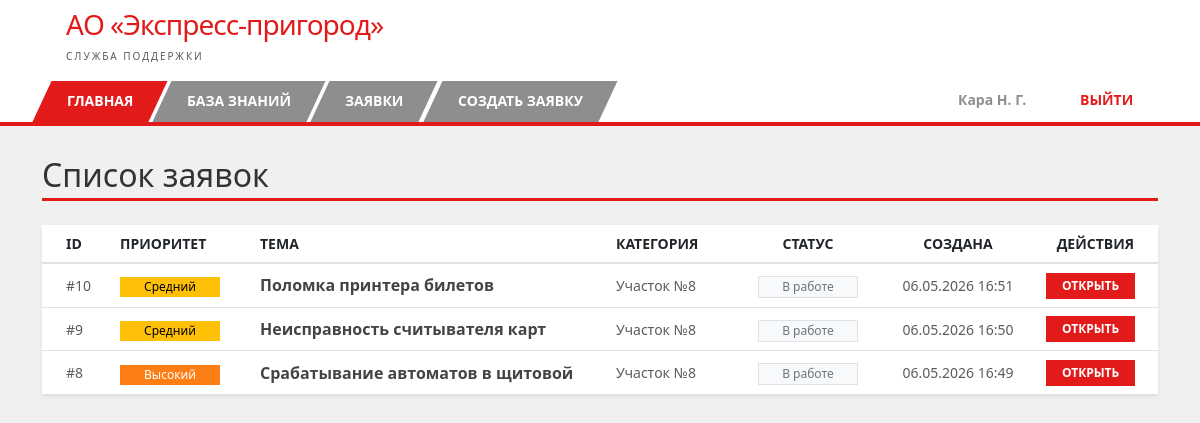
The app's page /tickets/list (signed in), older data.
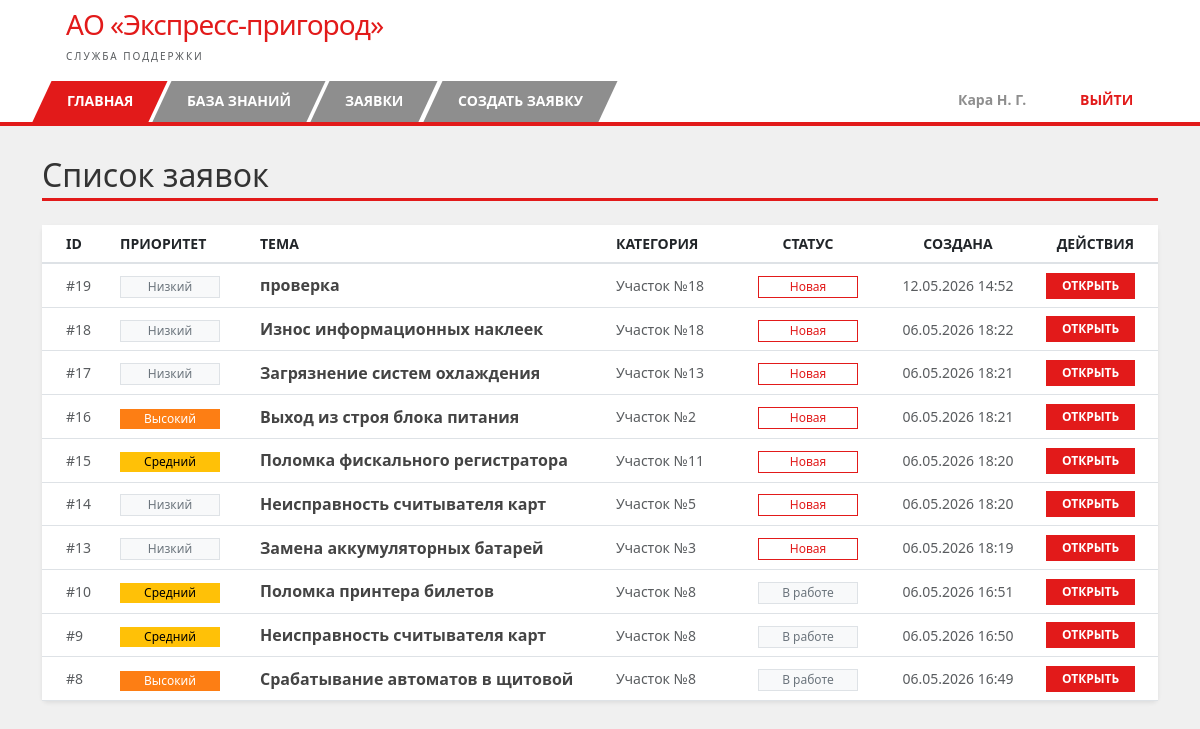
The same page, newer data.
### app/models.py (models this page shows, shortened)
class User(UserMixin, db.Model):
    id = db.Column(db.Integer, primary_key=True)
    username = db.Column(db.String(64), index=True, unique=True, nullable=False)
    email = db.Column(db.String(120), unique=True, nullable=False)
    phone = db.Column(db.String(20), nullable=False)
    password_hash = db.Column(db.String(128))
    role = db.Column(db.String(20), default='employee')
    department = db.Column(db.String(50))
    tickets_created = db.relationship('Ticket', foreign_keys='Ticket.creator_id', backref='creator', lazy='dynamic')
    tickets_assigned = db.relationship('Ticket', foreign_keys='Ticket.assignee_id', backref='assignee', lazy='dynamic')

class Ticket(db.Model):
    id = db.Column(db.Integer, primary_key=True)
    title = db.Column(db.String(100), nullable=False)
    description = db.Column(db.Text, nullable=False)
    category = db.Column(db.String(50), nullable=False)
    priority = db.Column(db.String(20), default='Средний')
    status = db.Column(db.String(20), default='Новая')
    reopen_count = db.Column(db.Integer, default=0)
    created_at = db.Column(db.DateTime, index=True, default=datetime.utcnow)
    creator_id = db.Column(db.Integer, db.ForeignKey('user.id'), nullable=False)
    assignee_id = db.Column(db.Integer, db.ForeignKey('user.id'), nullable=True)
    comments = db.relationship('Comment', backref='ticket', lazy='dynamic', cascade='all, delete')
    closed_at = db.Column(db.DateTime, nullable=True)
    @property
    def comment_count(self):
        return self.comments.count()

### app/routes/tickets.py (the view)
@tickets_bp.route('/list')
@login_required
def list_tickets():
    if current_user.role == 'superadmin':
        tickets = Ticket.query.filter(Ticket.reopen_count >= 3).order_by(Ticket.created_at.desc()).all()
    elif current_user.role == 'support':
        tickets = Ticket.query.filter(
            (Ticket.category == current_user.department) &
            ((Ticket.status == 'Новая') | (Ticket.assignee_id == current_user.id))
        ).order_by(Ticket.created_at.desc()).all()
    else:
        tickets = Ticket.query.filter_by(creator_id=current_user.id).order_by(Ticket.created_at.desc()).all()
    return render_template('tickets/list.html', tickets=tickets)

### app/models.py (called while the page is built)
@login_manager.user_loader
def load_user(id):
    return User.query.get(int(id))

### app/templates/tickets/list.html (shortened to what this page needs)
{% extends "base.html" %}
{% block content %}
<div class="mb-4">
    <h2 class="fw-light mb-1" style="color: #333;">Список заявок</h2>
    <div style="width: 100%; height: 3px; background-color: #e21a1a;"></div>
</div>
<div class="card shadow-sm border-0 mt-3">
    <div class="card-body p-0">
        <div class="table-responsive">
            <table class="table table-hover mb-0" style="table-layout: fixed; width: 100%;">
                <thead style="background-color: #f8f9fa; border-bottom: 2px solid #dee2e6;">
                    <tr class="text-uppercase small text-muted fw-bold">
                        <th class="ps-4" style="width: 70px;">ID</th>
                        <th style="width: 140px;">Приоритет</th>
                        <th>Тема</th>
                        <th style="width: 130px;">Категория</th>
                        <th class="text-center" style="width: 140px;">Статус</th>
                        <th class="text-center" style="width: 160px;">Создана</th>
                        <th class="text-end pe-4" style="width: 120px;">Действия</th>
                    </tr>
                </thead>
                <tbody class="align-middle">
                    {% for ticket in tickets %}
                    <tr>
                        <td class="ps-4 text-muted small">#{{ ticket.id }}</td>
                        <td>
                            <span class="badge rounded-0 fw-normal py-1"
                                  style="display: inline-block; width: 100px; text-align: center;
                                  {% if ticket.priority == 'Низкий' %} background-color: #f8f9fa; color: #6c757d; border: 1px solid #dee2e6;
                                  {% elif ticket.priority == 'Средний' %} background-color: #ffc107; color: #000;
                                  {% elif ticket.priority == 'Высокий' %} background-color: #fd7e14; color: #fff;
                                  {% else %} background-color: #dc3545; color: #fff; {% endif %}">
                                {{ ticket.priority }}
                            </span>
                        </td>
                        <td style="overflow: hidden; text-overflow: ellipsis; white-space: nowrap;">
                            <span class="fw-bold" style="color: #444;">{{ ticket.title }}</span>
                        </td>
                        <td class="small text-muted">{{ ticket.category }}</td>
                        <td class="text-center">
                            <span class="badge rounded-0 fw-normal py-1"
                                style="display: inline-block; width: 100px; text-align: center;
                                {% if ticket.status == 'Новая' %}
                                    border: 1px solid #e21a1a; color: #e21a1a; background-color: transparent;
                                {% else %}
                                    border: 1px solid #dee2e6; color: #6c757d; background-color: #f8f9fa;
                                {% endif %}">
                                {{ ticket.status }}
                            </span>
                        </td>
                        <td class="text-center small text-muted">
                            {{ ticket.created_at.strftime('%d.%m.%Y %H:%M') }}
                        </td>
                        <td class="text-end pe-4">
                            <a href="{{ url_for('tickets.detail', id=ticket.id) }}"
                               class="btn btn-sm rounded-0 text-white px-3"
                               style="background-color: #e21a1a; border: none; font-size: 0.75rem; font-weight: bold;">
                                ОТКРЫТЬ
                            </a>
                        </td>
                    </tr>
                    {% endfor %}
                </tbody>
            </table>
        </div>
    </div>
</div>
{% endblock %}

### app/templates/base.html (shortened to what this page needs)
<!DOCTYPE html>
<html lang="ru">
<head>
    <link href="https://cdn.jsdelivr.net/npm/bootstrap@5.3.0/dist/css/bootstrap.min.css" rel="stylesheet">
    <link rel="stylesheet" href="{{ url_for('static', filename='css/style.css') }}">
</head>
<body>
    <header class="bg-white py-2">
        <div class="container d-flex align-items-center">
            <div class="ms-4">
                <h1 class="h3 mb-0" style="color: #e21a1a; font-weight: normal; letter-spacing: -1px;">
                    АО «Экспресс-пригород»
                </h1>
                <small class="text-muted text-uppercase" style="font-size: 10px; letter-spacing: 2px;">
                    Служба поддержки
                </small>
            </div>
        </div>
    </header>
    <nav class="rzd-nav-container">
        <div class="container">
            <div class="nav-wrapper">
                <ul class="nav">
                    {% if current_user.is_authenticated %}
                        <li class="nav-item active-red">
                            <a class="nav-link" href="{{ url_for('main.dashboard') }}">ГЛАВНАЯ</a>
                        </li>
                        <li class="nav-item">
                            <a class="nav-link" href="{{ url_for('knowledge.list_articles') }}">БАЗА ЗНАНИЙ</a>
                        </li>
                        <li class="nav-item">
                            <a class="nav-link" href="{{ url_for('tickets.list_tickets') }}">ЗАЯВКИ</a>
                        </li>
                        {% if current_user.role not in ['support', 'admin', 'superadmin'] %}
                            <li class="nav-item">
                                <a class="nav-link" href="{{ url_for('tickets.create') }}">СОЗДАТЬ ЗАЯВКУ</a>
                            </li>
                        {% endif %}
                    {% endif %}
                </ul>
                {% if current_user.is_authenticated %}
                <ul class="nav">
                    <li class="nav-item user-item">
                        <span class="nav-link-custom">
                            {{ current_user.username }}
                        </span>
                    </li>
                    <li class="nav-item logout-item">
                        <a class="nav-link-custom" href="{{ url_for('auth.logout') }}">ВЫЙТИ</a>
                    </li>
                </ul>
                {% endif %}
            </div>
        </div>
    </nav>
    <div class="container mt-4">
        {% block content %}{% endblock %}
    </div>
</body>
</html>

### app/static/css/style.css (style rules this page uses)
body { background-color: #f0f0f0; margin: 0; }
.rzd-nav-container { background-color: white; border-bottom: 4px solid #e21a1a; margin-bottom: 30px; }
.rzd-nav-container .nav { display: flex !important; padding: 0 !important; margin: 0 !important; list-style: none; gap: 4px; align-items: flex-end; }
.rzd-nav-container .nav-item { background-color: #8e8e8e; margin: 0 !important; padding: 0 !important; transform: skewX(-25deg); transition: 0.2s; border: none; }
.rzd-nav-container .nav-item .nav-link { display: block; padding: 12px 25px; color: white !important; text-decoration: none; font-weight: bold; font-size: 14px; transform: skewX(25deg); white-space: nowrap; line-height: 1.2; }
.rzd-nav-container .nav-item.active-red, .rzd-nav-container .nav-item:first-child { background-color: #e21a1a; }

### app/templates/base.html (style rules this page uses)
.nav-wrapper { display: flex; justify-content: space-between; align-items: flex-end; width: 100%; min-height: 48px; }
.user-item, .logout-item { background-color: #ffffff !important; transform: skewX(-25deg); border: 1px solid #ddd; border-bottom: none; transition: 0.2s; }
.user-item { margin-left: 20px; }
.logout-item { margin-left: 5px; }
.user-item .nav-link-custom { color: #8e8e8e !important; }
.logout-item .nav-link-custom { color: #e21a1a !important; }
.nav-link-custom { display: block; padding: 12px 25px; text-decoration: none; font-weight: bold; font-size: 14px; transform: skewX(25deg); background-color: transparent !important; white-space: nowrap; }

### app/templates/tickets/list.html (style rules this page uses)
.table td, .table th { vertical-align: middle; }

Row changes from the older to the newer data that the page shows:
added Ticket: id "19", priority "Низкий", title "проверка", category "Участок №18", status "Новая", created_at "12.05.2026 14:52"
added Ticket: id "18", priority "Низкий", title "Износ информационных наклеек", category "Участок №18", status "Новая", created_at "06.05.2026 18:22"
added Ticket: id "17", priority "Низкий", title "Загрязнение систем охлаждения", category "Участок №13", status "Новая", created_at "06.05.2026 18:21"
added Ticket: id "16", priority "Высокий", title "Выход из строя блока питания", category "Участок №2", status "Новая", created_at "06.05.2026 18:21"
added Ticket: id "15", priority "Средний", title "Поломка фискального регистратора", category "Участок №11", status "Новая", created_at "06.05.2026 18:20"
added Ticket: id "14", priority "Низкий", title "Неисправность считывателя карт", category "Участок №5", status "Новая", created_at "06.05.2026 18:20"
added Ticket: id "13", priority "Низкий", title "Замена аккумуляторных батарей", category "Участок №3", status "Новая", created_at "06.05.2026 18:19"
